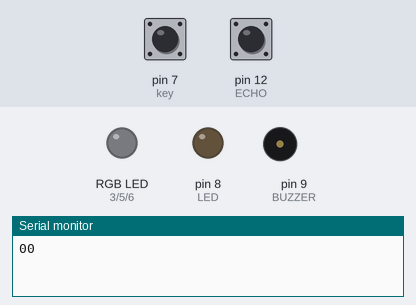
Bench run of a sketch on a simulated Arduino Uno, built with avr-gcc and run on an emulated ATmega328P. Parts: an RGB LED mixed from three pins (HIGH = lit), output pins drawn as LEDs (lit = HIGH), buzzer (waves = sounding, pin HIGH), the last lines printed to the serial monitor. The inputs (shaded band) are chosen by the test bench; at power-on: pin 7 (key) HIGH, pin 12 (ECHO) LOW. Pins used as bus, display or sensor lines are not drawn.

Above: at 1.2 s.
1.3 s: pin 7 (key) pulled LOW for 0.15 s
At 2.56 s:
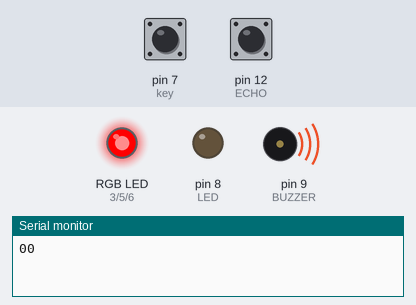
At 3.6 s:
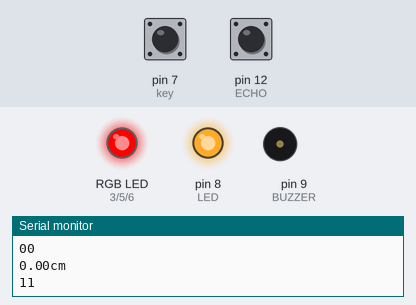
4.4 s: pin 12 (ECHO) pulsed HIGH 2 times (0.12 s each, 0.3 s apart)
At 5.7 s:
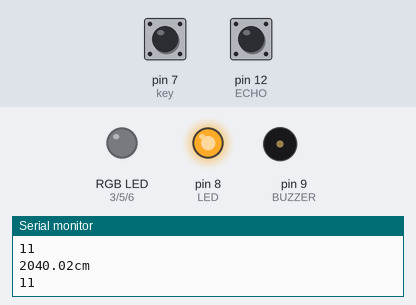
Timing chart, 0 to 13.5 s (numbered marks = the images above; inputs shaded):
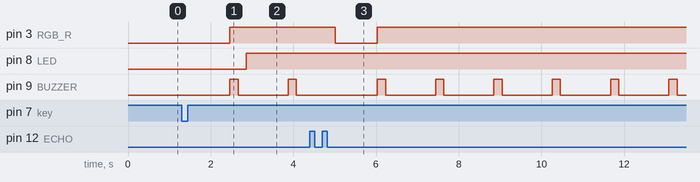

Measured:
- after the input at 1.3 s, pin 3 (RGB_R): LOW → HIGH after 1.2 s; pin 8 (LED): LOW → HIGH after 1.6 s; pin 9 (BUZZER): alternates HIGH for 0.20 s and LOW for 1.2 s, starting after 1.2 s
- after the input at 4.4 s, pin 3 (RGB_R): HIGH → LOW after 0.62 s, → HIGH 1.0 s later

The sketch:

ultra_sonic.ino
```cpp
#define TRIG 11
#define ECHO 12

#define BUZZER 9
#define key 7
#define LED 8

#define RGB_R 3
#define RGB_G 5
#define RGB_B 6

int crash[3][3] = {{30, 2000,'B'}, {20, 900, 'G'}, {10, 200,'R'}};

void setup() {
  Serial.begin(9600);
  pinMode(TRIG, OUTPUT);
  pinMode(ECHO, INPUT);
  pinMode(BUZZER, OUTPUT);

  pinMode(key, INPUT);
  pinMode(LED, OUTPUT);

  pinMode(RGB_R, OUTPUT);
  pinMode(RGB_G, OUTPUT);
  pinMode(RGB_B, OUTPUT);
}
void RGB(char color){
  if(color=='R'){
    digitalWrite(RGB_R, HIGH);
    digitalWrite(RGB_G, LOW);
    digitalWrite(RGB_B, LOW);

//    Serial.println("RED");
  }
  else if(color=='G'){
    digitalWrite(RGB_R, LOW);
    digitalWrite(RGB_G, HIGH);
    digitalWrite(RGB_B, LOW);

//    Serial.println("GREEN");
  }
  else if(color=='B'){
    digitalWrite(RGB_R, LOW);
    digitalWrite(RGB_G, LOW);
    digitalWrite(RGB_B, HIGH);

//    Serial.println("BLUE");
  }
}


static int swOk=0;
char key_flag=0;
int key_on=0;

void key_input(){
  int sw=0;

if(key_on==0){
  while(1){                         // 키 입력, 디바운싱기능 추가
    if(digitalRead(key) == LOW){   // key press down and count up for debouncing
      key_flag=1;
      sw++;
    }

    else{                           // key up
      key_flag=0;

      if(sw<50)                     // when key up and the counts of sw is under 50 then all counts be cleared
        sw=0;
    }

    delay(1);

    if(sw>50 && key_flag==0){     // key debouncing for 50ms
      swOk^=1;
      key_on=1;
      break;
    }
  }
}
}

void loop() {
  float length, dist;

  Serial.print(swOk);
  Serial.println(key_on);

// if(swOk==0){
    key_input();
//    Serial.println(swOk);
//  }

  if(swOk==1){
    digitalWrite(TRIG, HIGH); // 초음파센서에 신호전달 - 음파 발생
    delay(10);
    digitalWrite(TRIG, LOW);  // 신호 끄기

    length = pulseIn(ECHO, HIGH); // 시간 측정
    dist = (float)(340 * length)/10000/2; // m -> cm, 편도

    if(dist < crash[2][0]){ // 거리가 10cm보다 작다면
      digitalWrite(BUZZER, HIGH);
      RGB(crash[2][2]);
      delay(crash[2][1]);
      digitalWrite(BUZZER, LOW);
      delay(crash[2][1]);
    }
    else if(dist < crash[1][0]){
      digitalWrite(BUZZER, HIGH);
      RGB(crash[1][2]);
      delay(crash[1][1]);
      digitalWrite(BUZZER, LOW);
      delay(crash[1][1]);
    }
    else if(dist < crash[0][0]){
      digitalWrite(BUZZER, HIGH);
      RGB(crash[0][2]);
      delay(crash[0][1]);
      digitalWrite(BUZZER, LOW);
      delay(crash[0][1]);
    }
    else{
      delay(500);

      digitalWrite(RGB_R, LOW);
      digitalWrite(RGB_G, LOW);
      digitalWrite(RGB_B, LOW);
    }
    // analogWrite(BUZZER, dist*1000);
    // delay(100);
    Serial.print(dist);
    Serial.println("cm");

    digitalWrite(LED, HIGH);
  }

  else{
    digitalWrite(LED, LOW);

    digitalWrite(RGB_R, LOW);
    digitalWrite(RGB_G, LOW);
    digitalWrite(RGB_B, LOW);
  }

}
```
